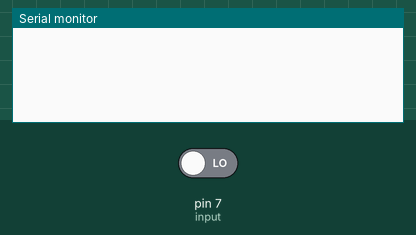
Recording of a sketch running on a simulated Arduino Uno, built with avr-gcc and run on an emulated ATmega328P. Shown: the last lines printed to the serial monitor. Inputs (shaded band) come from the test bench; at power-on: pin 7 (input) LOW.

Above: at 3.8 s.
3.9 s: pin 7 (input) driven HIGH
At 5.2 s:
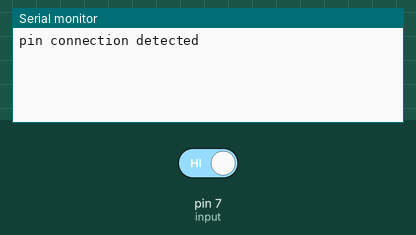
5.5 s: pin 7 (input) driven LOW
At 6.8 s:
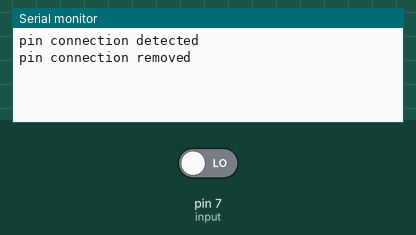

The sketch:

Exercise2.ino
```cpp
int input = 7;

bool conn = false;

void setup() {


  pinMode(input, INPUT);

  Serial.begin(9600);
}

void loop() {
  delay(1000);

  if (!conn && digitalRead(input) == HIGH) {
    Serial.println("pin connection detected");
    conn = true;
  } else if (conn && digitalRead(input) == LOW) {
    Serial.println("pin connection removed");
    conn = false;
  }
}
```

Measured:
- after the input at 3.9 s, the serial monitor: prints a new line after 0.10 s (image 1)
- after the input at 5.5 s, the serial monitor: prints a new line after 0.50 s (image 2)
